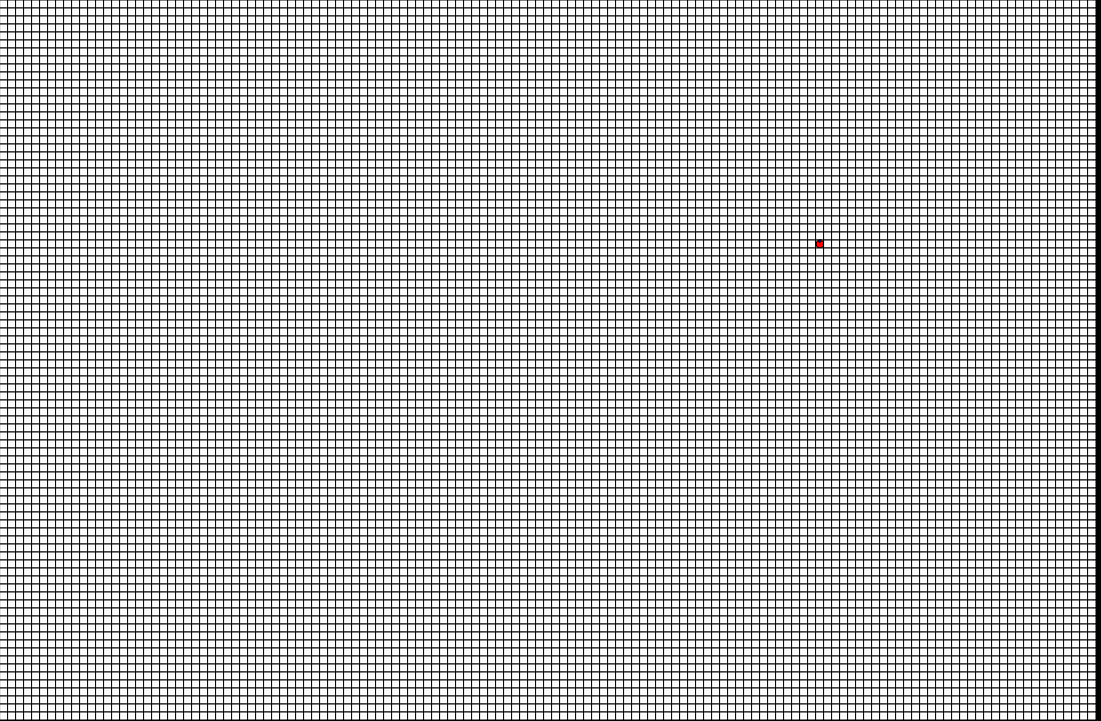
Frame 1 (no input)
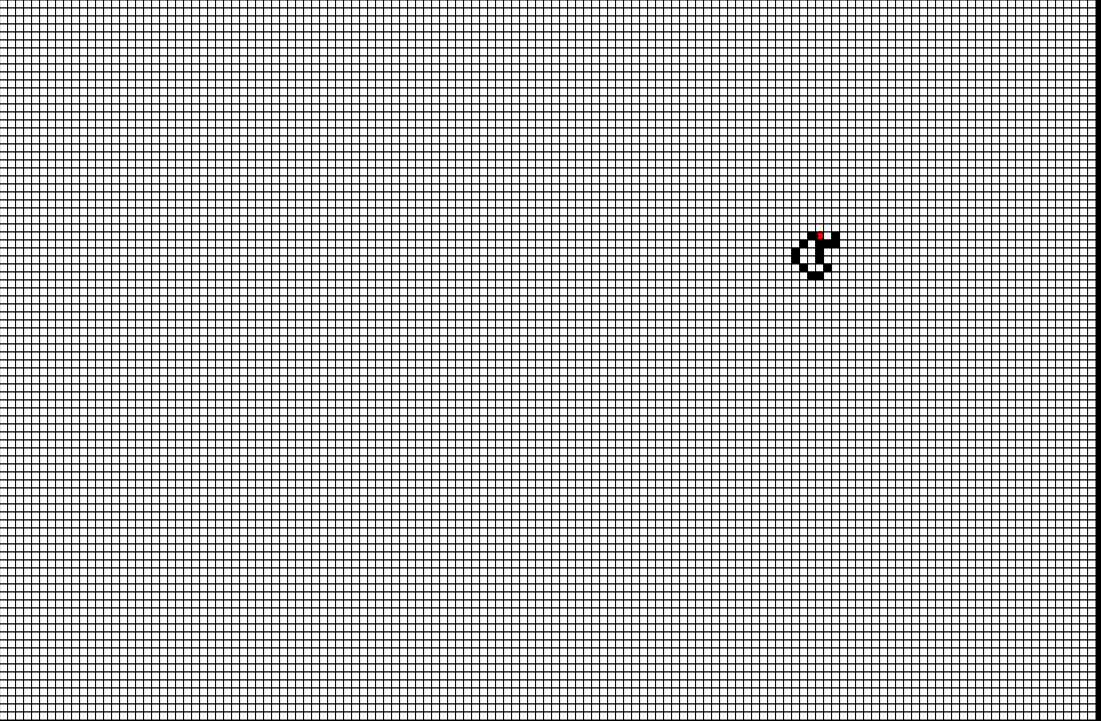
Frame 60 (no input)
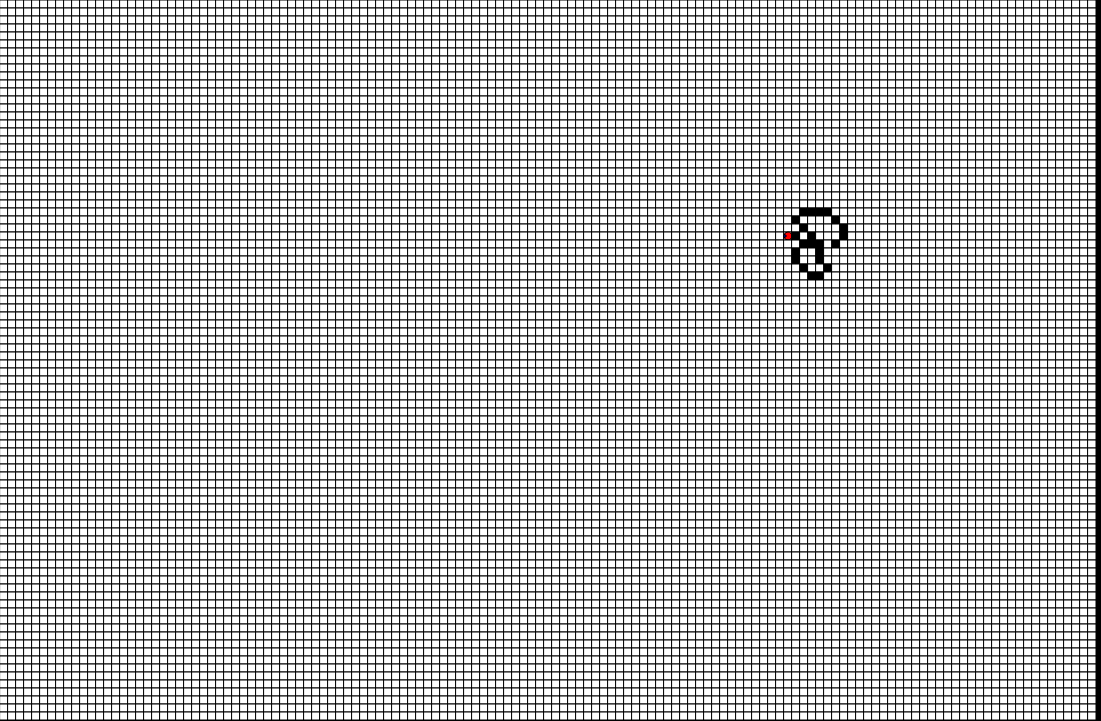
Frame 120 (the mouse pressed at the canvas centre since frame 60)

The p5.js sketch that drew these frames (run headless with seeded random() and noise() and a simulated clock; from frame 60 on, the mouse is pressed at the canvas centre):

// p5.js sketch
// ── sketch.js
var grid=[];
var cols,rows;
var w=8;
var ant;
var count=0;

function setup() {
	createCanvas(1101, 721);
	//frameRate(1);
							cols=floor(width/w);
							rows=floor(height/w);
							for(var i=0;i<rows;++i)
													{
																for(var j=0;j<cols;++j)
																		{var cell=new Cell(i,j);
																		grid.push(cell);
																		}
														}

ant=new Ant();


}

function draw() {
	background(0,0,0);

						for(var i=0;i<grid.length;++i)
								grid[i].show();



								if(grid[ant.loc].white)
											ant.move_right();
											else
													ant.move_left();

													++count;

							}


							function Ant(){
								this.pos=new p5.Vector(14)
													//	this.loc=8844;
														this.loc=posAt(floor(rows/3),floor(1.5*cols/2));
														console.log(rows/2+" "+cols/2);
														console.log(this.loc);
															this.head=1;
														this.move_right=function(){

															grid[this.loc].flip();
															switch(this.head)
																			{
																				case 1: if(grid[this.loc].j+1<cols)
																											this.loc=posAt(grid[this.loc].i,grid[this.loc].j+1);
																											this.head=2;
																											break;
																				case 2:	if(grid[this.loc].i+1<rows)
																											this.loc=posAt(grid[this.loc].i+1,grid[this.loc].j);
																											this.head=3;
																											break;
																				case 3: if(grid[this.loc].j-1>=0)
																											this.loc= posAt(grid[this.loc].i,grid[this.loc].j-1);
																											this.head=4;
																											break;
																				case 4: if(grid[this.loc].i-1>=0)
																											this.loc=posAt(grid[this.loc].i-1,grid[this.loc].j);
																											this.head=1;
																											break;
																			}

														}
														this.move_left=function(){
														grid[this.loc].flip();
															switch(this.head)
																			{
																				case 1: if(grid[this.loc].j-1>=0)
																								this.loc=posAt(grid[this.loc].i,grid[this.loc].j-1);
																								this.head=4;
																								break;

																				case 2: if(grid[this.loc].i-1>=0)
																								this.loc=posAt(grid[this.loc].i-1,grid[this.loc].j);
																								this.head=1;
																								break;
																				case 3: if(grid[this.loc].j+1<cols)
																							this.loc= posAt(grid[this.loc].i,grid[this.loc].j+1);
																							this.head=2;
																							break;
																				case 4: if(grid[this.loc].i+1<rows)
																								this.loc=posAt(grid[this.loc].i+1,grid[this.loc].j);
																								this.head=3;
																								break;
																			}

														}


							}


		function Cell(i,j)
			{
						this.i=i;
						this.j=j;

						this.white=true;


								this.show=function(){
									stroke(0);
													if(this.white==true)
															fill(255);
													else {
																fill(0);
													}



														rect(this.j*w,this.i*w,w,w);

														if(ant&&posAt(this.i,this.j)==ant.loc){
															fill(255,0,0);
																ellipse(this.j*w+w/2,this.i*w+w/2,w,w);
															fill(0,0,255);
																		switch(ant.head)
																					{case 1:	rect(this.j*w+w/2-w/8,this.i*w,w/4,w/4);
																										break;
																					case 2:rect(this.j*w+w/2+w/4,this.i*w+w/2-w/8,w/4,w/4);
																									break;
																					case 3: rect(this.j*w+w/2-w/8,this.i*w+w/2+w/4,w/4,w/4);
																								break;
																					case 4:rect(this.j*w,this.i*w+w/2-w/8,w/4,w/4);
																									break;
																				}


														}




								}

								this.flip=function(){

														if(this.white){

														this.white=false;
														}
														else{
																this.white=true;
														}

								}
							}

function posAt(i,j){
	return i*cols+j;
}
